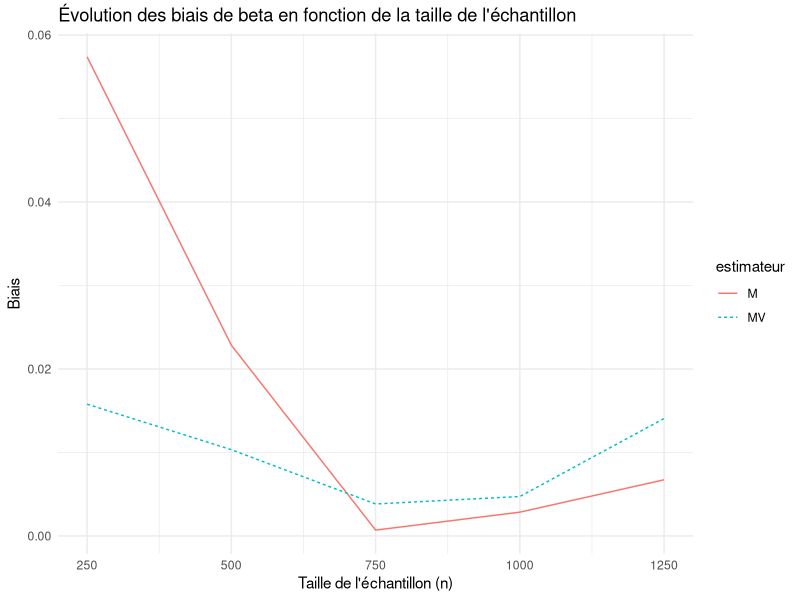
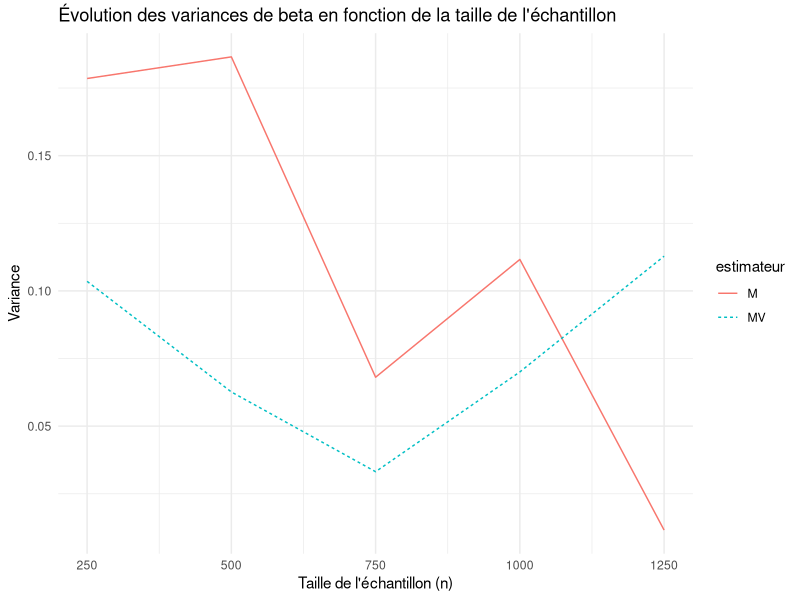
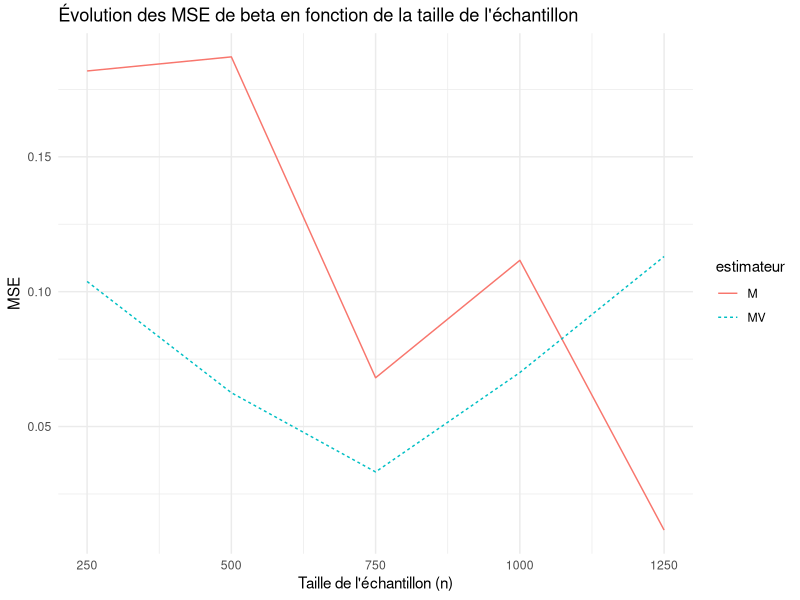
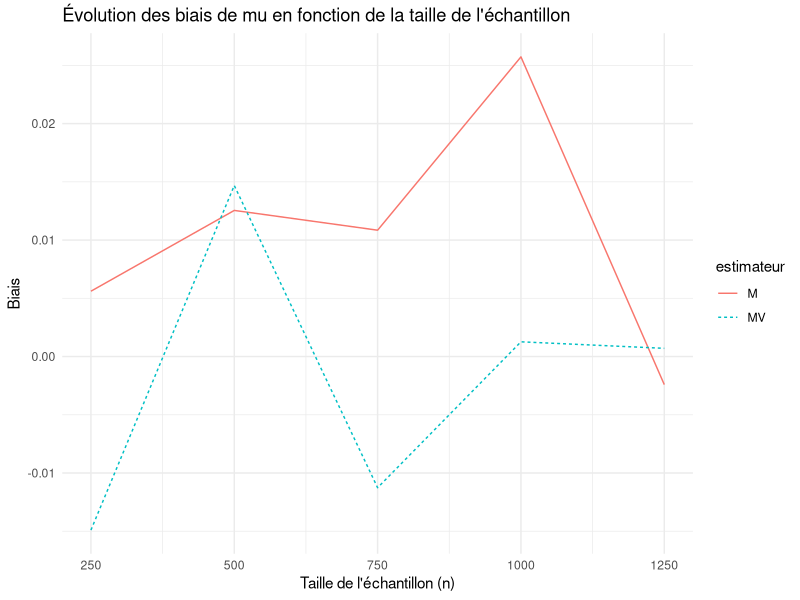
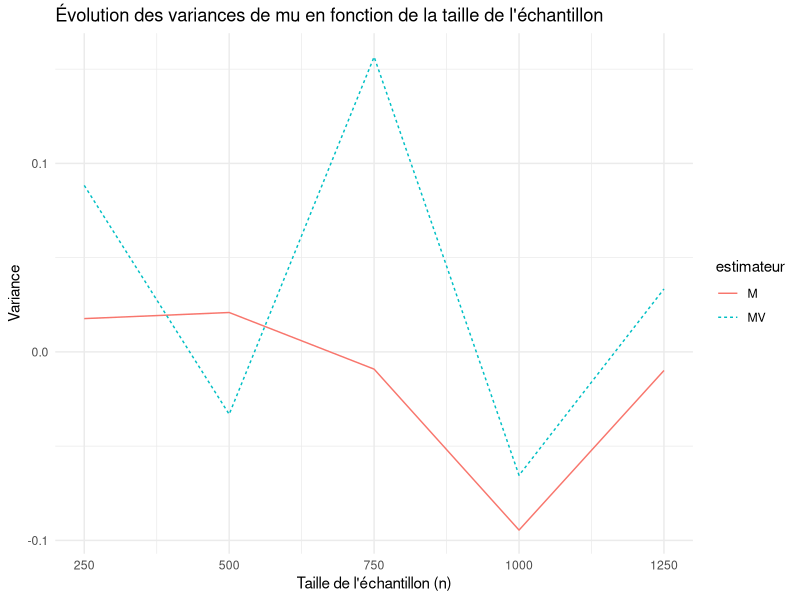
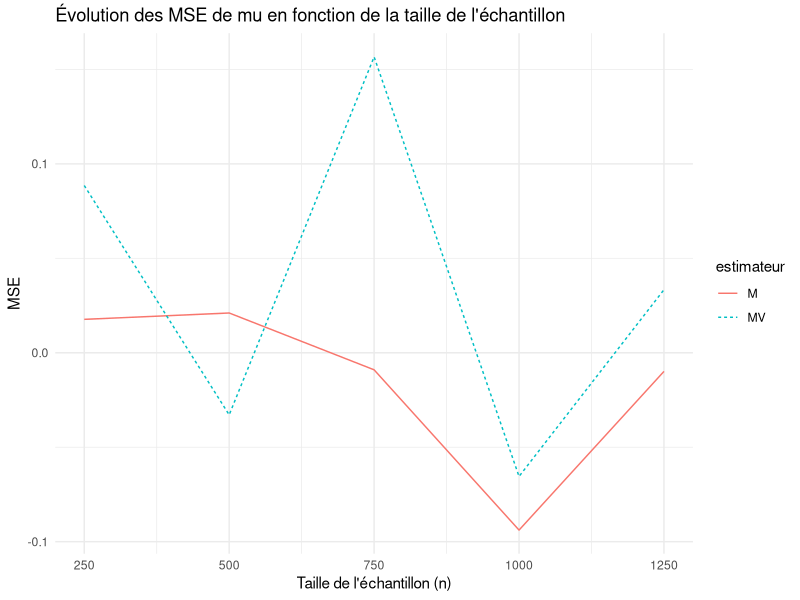
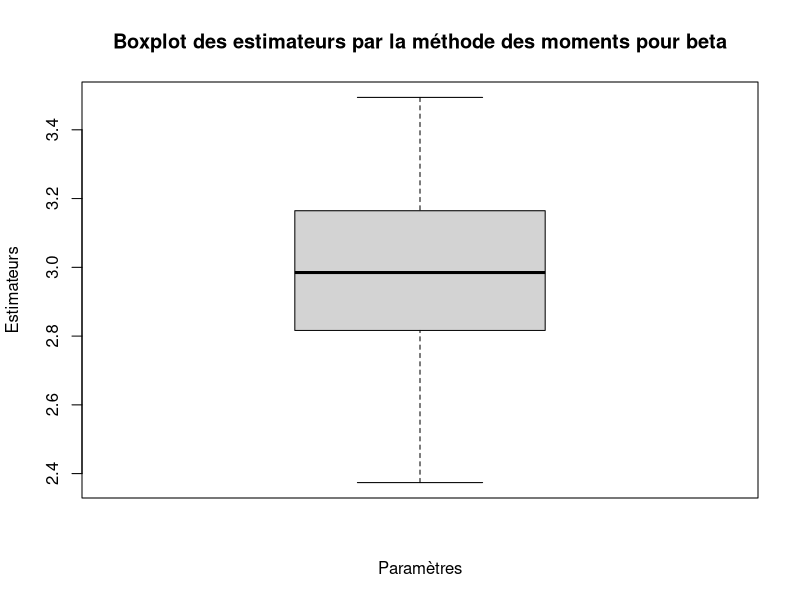
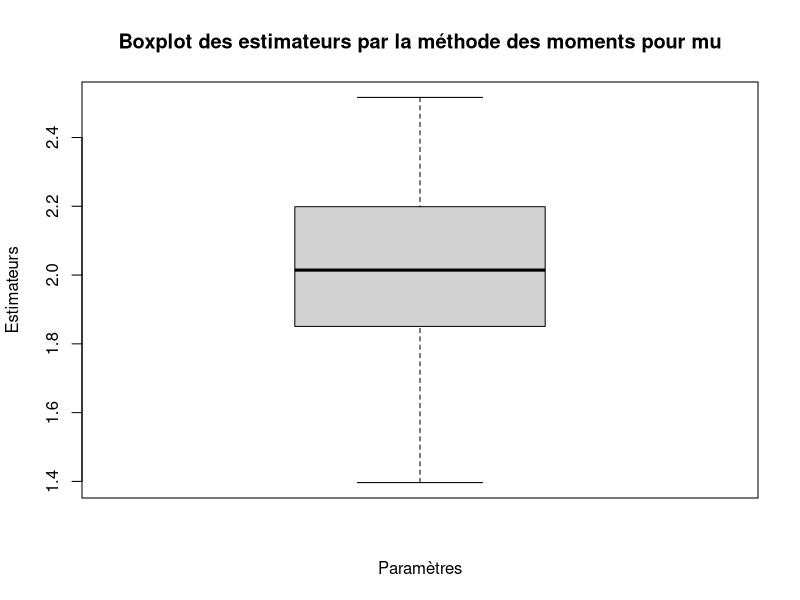

These charts were generated, in order, by the following R code: (Note: a time limit stopped this script after it produced the figures.)
#Code de la partie 1.2 du projet du cours "Probabilités et analyse statistique"

#Commençons par implémenter des éléments et fonctions utile pour la suite 


# Approximation de la constante d'Euler-Mascheroni par une somme de série
n.tilt <- 1000000
gamma_approx <- sum(1 / seq(1, n.tilt)) - log(n.tilt)

#Importation d'un package
library(ggplot2)

#Implémentons une seed
set.seed('313')

#a)

#Utilisons la méthode proposée dans l'énoncé afin de générer un échantillon de valeurs issues d'une loi de Gumbel
n = 200
beta.choosen <- 3
mu.choosen <- 2
theta.choosen <- c(beta.choosen, mu.choosen)

unif.distrib <- runif(n, min = 0, max = 1)
gumb.distrib.beta.mu <- vector("numeric", length = n)
for (i in 1:n){
  gumb.distrib.beta.mu[i] <- -beta.choosen * log(-log(unif.distrib[i], base = exp(1)), base = exp(1)) + mu.choosen
}

#Maintenant que nous avons trouvé comment obtenir des valeurs aléatoires de notre loi de Gumbel, généralisons cela
#à l'aide d'une fonction 

rv.generator <- function(n, beta, mu) {
  unif.distrib <- runif(n, min = 0, max = 1)
  gumb.distrib.initial <- vector("numeric", length = n)
  for (i in 1:n){
    gumb.distrib.initial[i] <- -beta * log(-log(unif.distrib[i], base = exp(1)), base = exp(1)) + mu
  }
  return(gumb.distrib.initial)
}


#En utilisant cet échantillon, nous allons calculer l'estimateur des moements et l'estimateur du maximum de vraisemblance de 
#notre distribution

first.moment.hat <- sum(gumb.distrib.beta.mu)/ (n)
second.moment.hat <- sum(gumb.distrib.beta.mu^2)/(n)

mu.hat <- first.moment.hat - (sqrt(6/pi^2) * sqrt(second.moment.hat - (first.moment.hat * first.moment.hat)) * gamma_approx)
beta.hat <- sqrt(6/pi^2) * sqrt(second.moment.hat - (first.moment.hat * first.moment.hat))
theta.hat <- c(beta.hat, mu.hat)

#Comme pour la première partie, généralisons ce que nous venons de faire avec des fonctions 

moment.est <- function(beta, mu, data) {
  n <- length(data)
  first.moment.hat <- sum(data)/ (n)
  second.moment.hat <- sum(data^2)/(n)
  mu.hat <- first.moment.hat - (sqrt(6/pi^2) * sqrt(second.moment.hat - (first.moment.hat * first.moment.hat)) * gamma_approx)
  beta.hat <- sqrt(6/pi^2) * sqrt(second.moment.hat - (first.moment.hat * first.moment.hat))
  return(c(beta.hat, mu.hat))
}

moment.est(3, 2, data = rv.generator(200, 3, 2))
#Appliquons maintenant la méthode du maximum de vraisemblance 

log.likelihood.est <- function(theta, data) {
  n <- length(data)
  var.inter <- numeric(n)
  for (k in 1:n) {
    var.inter[k] <- -log(beta) - (data[k] - mu) / beta - exp(-(data[k] - mu) / beta)
  }
  return(sum(var.inter))
}

log.likelihood.est <- function(beta, mu, data) {
  n <- length(data)
  var.inter <- numeric(n)
  for (k in 1:n) {
    var.inter[k] <- -log(beta) - (data[k] - mu) / beta - exp(-(data[k] - mu) / beta)
  }
  return(sum(var.inter))
}

neg.log.likelihood.est <- function(params, data) {
  beta <- params[1]
  mu <- params[2]
  return(-log.likelihood.est(beta, mu, data))
}


#Utilisons la fonction optim pour obtenir les paramètres idéaux
beta.initial <- 1  
mu.initial <- 0
initial.params <- c(beta.initial, mu.initial)
data <- gumb.distrib.beta.mu     

opt.result <- optim(par = initial.params, fn = neg.log.likelihood.est, data = data)
opt.params <- opt.result$par
opt.params


#b) Effectuons cette opération m = 100 fois pour obtenir 100 valeurs des estimateurs théta selon chacune des deux méthodes

m <- 100
beta.M <- vector("numeric", length = m)
mu.M <- vector("numeric", length = m)
beta.MV <- vector("numeric", length = m)
mu.MV <- vector("numeric", length = m)

for (l in 1:m) {
  data.use <- rv.generator(200, beta.choosen, mu.choosen)
  beta.M[l] <- moment.est(beta.choosen, mu.choosen, data.use)[1]
  mu.M[l] <- moment.est(beta.choosen, mu.choosen, data.use)[2]
  opt.result <- optim(par = initial.params, fn = neg.log.likelihood.est, data = data.use)
  opt.params <- opt.result$par
  beta.MV[l] <- opt.params[1]
  mu.MV[l] <- opt.params[2]
}

#Deux manière de stocker les données

theta.M <- matrix(nrow = 2, ncol = 100)
theta.MV <- matrix(nrow = 2, ncol = 100)
theta.M[1, ] <- beta.M
theta.M[2, ] <- mu.M
theta.MV[1, ] <- beta.MV
theta.MV[2, ] <- mu.MV

#Créons maintenant les histogrammes et boxplot
png("boxplot_beta_hat_M.png")
boxplot(beta.M, main = "Boxplot des estimateurs par la méthode des moments pour beta", xlab = "Paramètres", ylab = "Estimateurs")
dev.off()

png("boxplot_mu_hat_M.png")
boxplot(mu.M, main = "Boxplot des estimateurs par la méthode des moments pour mu", xlab = "Paramètres", ylab = "Estimateurs")
dev.off()

png("boxplot_beta_hat_MV.png")
boxplot(beta.MV, main = "Boxplot des estimateurs par la méthode du MV pour beta", xlab = "Paramètres", ylab = "Estimateurs")
dev.off()

png("boxplot_mu_hat_MV.png")
boxplot(mu.MV, main = "Boxplot des estimateurs par la méthode du MV pour mu", xlab = "Paramètres", ylab = "Estimateurs")
dev.off()

png("hist_beta_hat_M.png")
hist(theta.M[1,], main = "Histogramme de β_hat", xlab = 'valeurs de β_hat', ylab = "Fréquence")
dev.off()

png("hist_mu_hat_M.png")
hist(theta.M[2,], main = "Histogramme de μ_hat", xlab = "valeurs de μ_hat", ylab = "Fréquence")
dev.off()

png("hist_beta_hat_MV.png")
hist(theta.MV[1,], main = "Histogramme de β_hat", xlab = "valeurs de β_hat", ylab = "Fréquence")
dev.off()

png("hist_mu_hat_MV.png")
hist(theta.MV[2,], main = "Histogramme de μ_hat", xlab = "valeurs de μ_hat", ylab = "Fréquence")
dev.off()


#c) Calculons le biais, la variance et le MSE 

#Calculons quelques valeurs nécessaire pour la suite 
esp.beta.hat.M <- sum(beta.M)/m
esp.mu.hat.M <- sum(mu.M)/m
esp.beta.hat.MV <- sum(beta.MV)/m
esp.mu.hat.MV <- sum(mu.MV)/m

esp.beta.hat.squared.M <- sum(beta.M^2)/m
esp.mu.hat.squared.M <- sum(mu.M^2)/m
esp.beta.hat.squared.MV <- sum(beta.MV^2)/m
esp.mu.hat.squared.MV <- sum(mu.MV^2)/m

bias.M <- c(esp.beta.hat.M - beta.choosen, esp.mu.hat.M- mu.choosen)
bias.MV <- c(esp.beta.hat.MV - beta.choosen, esp.mu.hat.MV - mu.choosen)

var.M <- c(esp.beta.hat.squared.M - (esp.beta.hat.M)^2, esp.mu.hat.squared.M - (esp.mu.hat.M)^2)
var.MV <- c(esp.beta.hat.squared.MV - (esp.beta.hat.MV)^2, esp.mu.hat.squared.MV - (esp.mu.hat.MV)^2)

MSE.M <- (bias.M)^2 + var.M
MSE.MV <- (bias.MV)^2 + var.MV

#d)

#Créons une formule générale pour les calculs effectués en c) afin de faciliter les choses


theta.M.est <- function(n, m, beta, mu) {
  beta.M <- vector("numeric", length = m)
  mu.M <- vector("numeric", length = m)
  for (l in 1:m) {
    data.use <- rv.generator(n, beta, mu)
    beta.M[l] <- moment.est(beta, mu, data.use)[1]
    mu.M[l] <- moment.est(beta, mu, data.use)[2]
  }
  theta.M[1, ] <- beta.M
  theta.M[2, ] <- mu.M
  return(theta.M)
}

theta.MV.est <- function(n, m, beta, mu) {
  beta.MV <- vector("numeric", length = m)
  mu.MV <- vector("numeric", length = m)
  initial.params <- c(beta, mu)
  for (l in 1:m) {
    data.use <- rv.generator(n, beta, mu)
    opt.result <- optim(par = initial.params, fn = neg.log.likelihood.est, data = data.use, method = "BFGS")
    opt.params <- opt.result$par
    beta.MV[l] <- opt.params[1]
    mu.MV[l] <- opt.params[2]
  }
  theta.MV[1, ] <- beta.MV
  theta.MV[2, ] <- mu.MV
  return(theta.MV)
}


bias.var.MSE <- function(n, m, beta, mu) {
  esp.beta.hat.M.temp <- sum(theta.M.est(n, m, beta, mu)[1, ])/m
  esp.mu.hat.M.temp <- sum(theta.M.est(n, m, beta, mu)[2, ])/m
  esp.beta.hat.MV.temp <- sum(theta.MV.est(n, m, beta, mu)[1, ])/m
  esp.mu.hat.MV.temp <- sum(theta.MV.est(n, m, beta, mu)[2, ])/m
  esp.beta.hat.squared.M.temp <- sum(theta.M.est(n, m, beta, mu)[1, ]^2)/m
  esp.mu.hat.squared.M.temp <- sum(theta.M.est(n, m, beta, mu)[2, ]^2)/m
  esp.beta.hat.squared.MV.temp <- sum(theta.MV.est(n, m, beta, mu)[1, ]^2)/m
  esp.mu.hat.squared.MV.temp <- sum(theta.MV.est(n, m, beta, mu)[2, ]^2)/m
  
  bias.M.temp <- c(esp.beta.hat.M.temp - beta, esp.mu.hat.M.temp- mu)
  bias.MV.temp <- c(esp.beta.hat.MV.temp - beta, esp.mu.hat.MV.temp - mu)
  
  var.M.temp <- c(esp.beta.hat.squared.M.temp - (esp.beta.hat.M.temp)^2, esp.mu.hat.squared.M.temp - (esp.mu.hat.M.temp)^2)
  var.MV.temp <- c(esp.beta.hat.squared.MV.temp - (esp.beta.hat.MV.temp)^2, esp.mu.hat.squared.MV.temp - (esp.mu.hat.MV.temp)^2)
  
  MSE.M.temp <- (bias.M.temp)^2 + var.M.temp
  MSE.MV.temp <- (bias.MV.temp)^2 + var.MV.temp
  
  result <- matrix(nrow = 2, ncol = 6)
  result.M <- c(bias.M.temp, var.M.temp, MSE.M.temp)
  result.MV <- c(bias.MV.temp, var.MV.temp, MSE.MV.temp)
  result[1,] <- result.M
  result[2,] <- result.MV
  return(result)
}

n.values <- c(250, 500, 750, 1000, 1250)

bias.n.M.beta <- vector("numeric", length = 5)
bias.n.MV.beta <- vector("numeric", length = 5)
var.n.M.beta <- vector("numeric", length = 5)
var.n.MV.beta <- vector("numeric", length = 5)
MSE.n.M.beta <- vector("numeric", length = 5)
MSE.n.MV.beta <- vector("numeric", length = 5)
bias.n.M.mu <- vector("numeric", length = 5)
bias.n.MV.mu <- vector("numeric", length = 5)
var.n.M.mu <- vector("numeric", length = 5)
var.n.MV.mu <- vector("numeric", length = 5)
MSE.n.M.mu <- vector("numeric", length = 5)
MSE.n.MV.mu <- vector("numeric", length = 5)

for (i in 1:5) {
  var.int <- bias.var.MSE(n.values[i], 100, 3, 2) #Matrice 2 lignes 6 colonnes 
  bias.n.M.beta[i] <- var.int[1, 1]
  var.n.M.beta[i] <- var.int[1, 3]
  MSE.n.M.beta[i] <- var.int[1, 5]
  bias.n.MV.beta[i] <- var.int[2, 1]
  var.n.MV.beta[i] <- var.int[2, 3]
  MSE.n.MV.beta[i] <- var.int[2, 5]
  bias.n.M.mu[i] <- var.int[1, 2]
  var.n.M.mu[i] <- var.int[1, 4]
  MSE.n.M.mu[i] <- var.int[1, 6]
  bias.n.MV.mu[i] <- var.int[2, 2]
  var.n.MV.mu[i] <- var.int[2, 4]
  MSE.n.MV.mu[i] <- var.int[2, 6]
}

# Calculer les estimations pour chaque taille d'échantillon et stocker les résultats dans des dataframes ou des vecteurs

# Créer un dataframe pour les résultats
results_df.beta <- data.frame(
  n = rep(n.values, each = 2),  # Répéter chaque valeur de n deux fois (une fois pour chaque estimateur)
  estimateur = rep(c("M", "MV"), length(n.values)),  # Indiquer l'estimateur
  biais = abs(c(bias.n.M.beta, bias.n.MV.beta)),  # Les valeurs des biais pour chaque taille d'échantillon et chaque estimateur
  variance = abs(c(var.n.M.beta, var.n.MV.beta)),  # Les valeurs des variances pour chaque taille d'échantillon et chaque estimateur
  MSE = abs(c(MSE.n.M.beta, MSE.n.MV.beta))  # Les valeurs des MSE pour chaque taille d'échantillon et chaque estimateur
)

# Tracer les graphiques
# Graphique pour les biais
ggplot(results_df.beta, aes(x = n, y = biais, color = estimateur, linetype = estimateur)) +
  geom_line() +
  labs(title = "Évolution des biais de beta en fonction de la taille de l'échantillon",
       x = "Taille de l'échantillon (n)",
       y = "Biais") +
  theme_minimal()

# Graphique pour les variances
ggplot(results_df.beta, aes(x = n, y = variance, color = estimateur, linetype = estimateur)) +
  geom_line() +
  labs(title = "Évolution des variances de beta en fonction de la taille de l'échantillon",
       x = "Taille de l'échantillon (n)",
       y = "Variance") +
  theme_minimal()

# Graphique pour les MSE
ggplot(results_df.beta, aes(x = n, y = MSE, color = estimateur, linetype = estimateur)) +
  geom_line() +
  labs(title = "Évolution des MSE de beta en fonction de la taille de l'échantillon",
       x = "Taille de l'échantillon (n)",
       y = "MSE") +
  theme_minimal()



# Créer un dataframe pour les résultats
results_df.mu <- data.frame(
  n = rep(n.values, each = 2),  # Répéter chaque valeur de n deux fois (une fois pour chaque estimateur)
  estimateur = rep(c("M", "MV"), length(n.values)),  # Indiquer l'estimateur
  biais = c(bias.n.M.mu, bias.n.MV.mu),  # Les valeurs des biais pour chaque taille d'échantillon et chaque estimateur
  variance = c(var.n.M.mu, var.n.MV.mu),  # Les valeurs des variances pour chaque taille d'échantillon et chaque estimateur
  MSE = c(MSE.n.M.mu, MSE.n.MV.mu)  # Les valeurs des MSE pour chaque taille d'échantillon et chaque estimateur
)

# Tracer les graphiques
# Graphique pour les biais
ggplot(results_df.mu, aes(x = n, y = biais, color = estimateur, linetype = estimateur)) +
  geom_line() +
  labs(title = "Évolution des biais de mu en fonction de la taille de l'échantillon",
       x = "Taille de l'échantillon (n)",
       y = "Biais") +
  theme_minimal()

# Graphique pour les variances
ggplot(results_df.mu, aes(x = n, y = variance, color = estimateur, linetype = estimateur)) +
  geom_line() +
  labs(title = "Évolution des variances de mu en fonction de la taille de l'échantillon",
       x = "Taille de l'échantillon (n)",
       y = "Variance") +
  theme_minimal()

# Graphique pour les MSE
ggplot(results_df.mu, aes(x = n, y = MSE, color = estimateur, linetype = estimateur)) +
  geom_line() +
  labs(title = "Évolution des MSE de mu en fonction de la taille de l'échantillon",
       x = "Taille de l'échantillon (n)",
       y = "MSE") +
  theme_minimal()


#e)
bias.var.MSE(200, 100, 3, 2)
bias.var.MSE(1000, 100, 3, 2)
